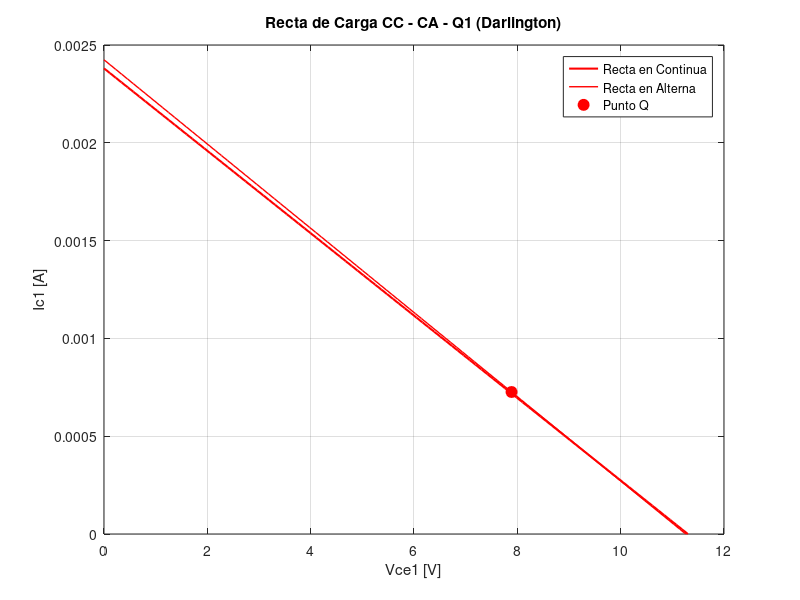
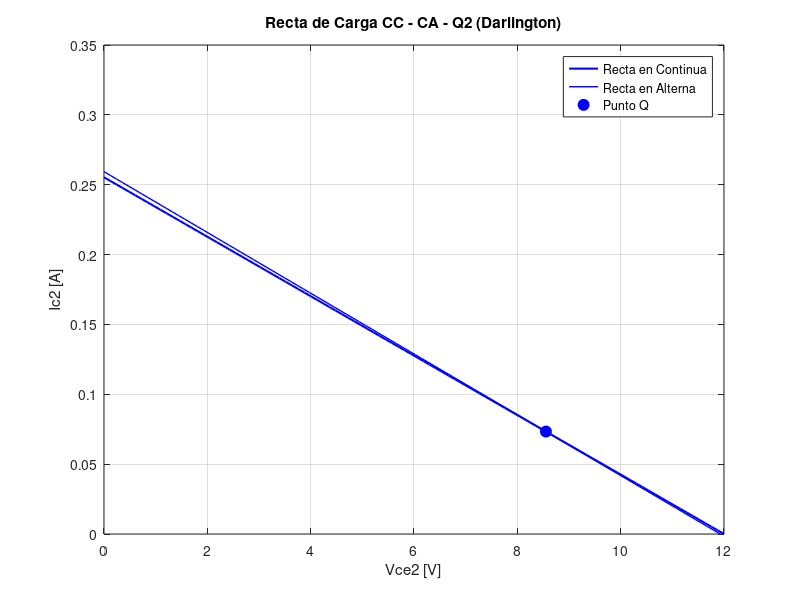
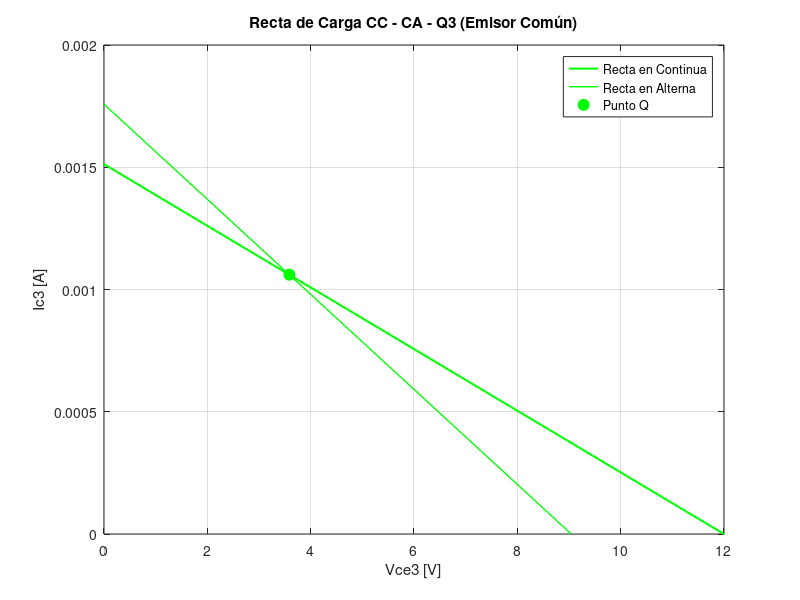
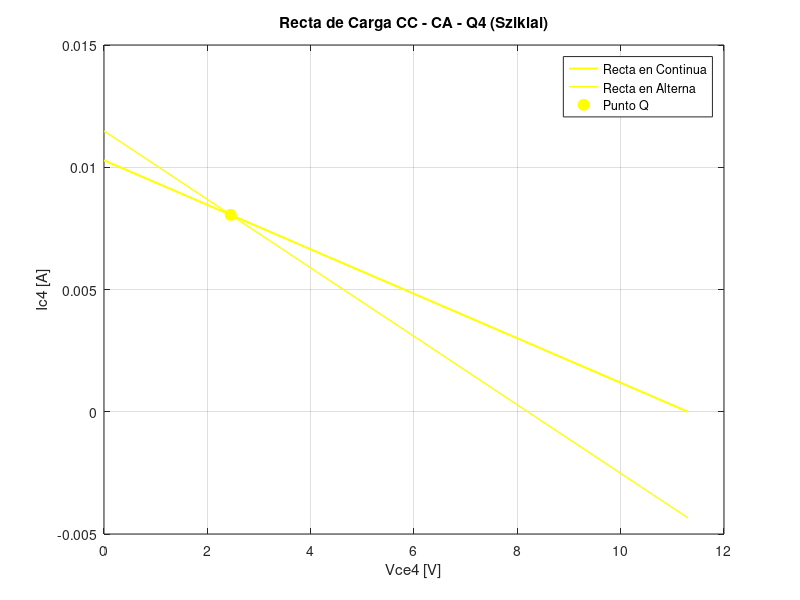

The MATLAB script that drew these images, in order:
clear all, close all, clc

Vcc = 12;
Bn = 100;
Bp = 100;
Rbd = 1000000;
Red = 47;
R1e = 120000;
R2e = 27000;
Rce = 6800;
Ree = 1200;
R1s = 47000;
R2s = 100000;
Rcb = 100;
Res = 10;
Ro  = 75/10;
Rl  = 8;
Vbb = (Vcc*R2e)/(R2e+R1e);
Rbb = (R1e*R2e)/(R1e+R2e);
a   = Bn/(Bn+1);
Vbbn = (Vcc*R2s)/(R1s+R2s);
Rbbn = (R1s*R2s)/(R1s+R2s);

   %%% POLARIZACIÓN %%%

   % Darlington

% e1 Ibq1*0 + Icq1*0 + Ieq1*0 + Vceq1*0 + Ibq2*0 + Icq2*0 + Ieq2*Red + Vceq2 = Vcc
% e2 Ibq1*0 + Icq1*0 + Ieq1*Bn*Red + Vceq1 + Ibq2*0 + Icq2*0 + Ieq2*0 + Vceq2*0 = Vcc-0.7
% e3 Ibq1*Rbd + Icq1*0 + Ieq1*Bn*Red + Vceq1*0 + Ibq2*0 + Icq2*0 + Ieq2*0 + Vceq2*0 = Vcc-1.4
% e4 Ibq1*Bn + Icq1*-1 + Ieq1*0 + Vceq1*0 + Ibq2*0 + Icq2*0 + Ieq2*0 + Vceq2*0 = 0
% e5 Ibq1*0 + Icq1*0 + Ieq1*0 + Vceq1*0 + Ibq2*Bn + Icq2*-1 + Ieq2*0 + Vceq2*0 = 0
% e6 Ibq1*0 + Icq1*0 + Ieq1 + Vceq1*0 + Ibq2*-1 + Icq2*0 + Ieq2*0 + Vceq2*0 = 0
% e7 Ibq1*-1 + Icq1*-1 + Ieq1 + Vceq1*0 + Ibq2*0 + Icq2*0 + Ieq2*0 + Vceq2*0 = 0
% e8 Ibq1*0 + Icq1*0 + Ieq1*0 + Vceq1*0 + Ibq2*-1 + Icq2*-1 + Ieq2 + Vceq2*0 = 0

Q1 = zeros(8, 8);
S1 = zeros(8, 1);

%e1
Q1(1, 7) = Red;
Q1(1, 8) = 1;
%e2
Q1(2, 3) = Bn*Red;
Q1(2, 4) = 1;
%e3
Q1(3, 1) = Rbd;
Q1(3, 3) = Bn*Red;
%e4
Q1(4, 1) = Bn;
Q1(4, 2) = -1;
%e5
Q1(5, 5) = Bn;
Q1(5, 6) = -1;
%e6
Q1(6, 3) = 1;
Q1(6, 5) = -1;
%e7
Q1(7, 1) = -1;
Q1(7, 2) = -1;
Q1(7, 3) = 1;
%e8
Q1(8, 5) = -1;
Q1(8, 6) = -1;
Q1(8, 7) = 1;

S1(1) = Vcc;
S1(2) = Vcc - 0.7;
S1(3) = Vcc - 1.4;

%[Ibq1, Icq1, Ieq1, Vceq1, Ibq2, Icq2, Ieq2, Vceq2]
R1 = Q1\S1;

   %Emisor común

##   eq1 = Ibeq*Rbb + Iceq*0 + Ieeq*Ree + Vceq*0 == Vbb - 7/10;
##   eq2 = Ibeq*0 + Iceq*Rce  + Ieeq*Ree + Vceeq  == Vcc;
##   eq3 = Ibeq*B - Iceq + Ieeq*0 + Vceq*0 == 0;
##   eq4 = -Ibeq - Iceq + Ieeq + Vcea*0 == 0;

Q2 = zeros(4,4);
S2 = zeros(4,1);

%eq1
Q2(1, 1) = Rbb;
Q2(1, 3) = Ree;
%eq2
Q2(2, 2) = Rce;
Q2(2, 3) = Ree;
Q2(2, 4) = 1;
%e3
Q2(3, 1) = Bn;
Q2(3, 2) = -1;
%e4
Q2(4, 1) = -1;
Q2(4, 2) = -1;
Q2(4, 3) = 1;

S2(1) = Vbb-0.7;
S2(2) = Vcc;

% Ibeq Iceq Ieeq Vceq
R2 = Q2\S2;

   %Sziklai

       % Ibnq Icnq Ienq Vceqs Ibpq Icpq Iepq Vecqs
% eq1: Ibnq*0 + Icnq*0 + Ienq*Res + Vceqs*0 + Ibpq*0 + Icpq*Res + Iepq*0 + Vecqs   = Vcc
% eq2: Ibnq*0 + Icnq*0 + Ienq*Res + Vceqs   + Ibpq*Rcb + Icpq*Res + Iepq*0 + Vecqs*0 = Vcc - 7/10
% eq3: Ibnq*Rbbn + Icnq*0 + Ienq*Res + Vceqs*0+ Ibpq*0 + Icpq*Res + Iepq*0 + Vecqs*0  = Vbbn - 7/10
% eq4: Ibnq*Bn - Icnq = 0
% eq5: Ibpq*Bp - Icpq = 0
% eq6: -Icnq + Ibpq = 0
% eq7: -Ibnq - Icnq + Ienq = 0
% eq8: -Ibpq - Icpq + Iepq = 0

Q3 = zeros(8, 8);
S3 = zeros(8, 1);

%eq1
Q3(1, 3) = Res;
Q3(1, 6) = Res;
Q3(1, 8) = 1;
%eq2
Q3(2, 3) = Res;
Q3(2, 4) = 1;
Q3(2, 5) = Rcb;
Q3(2, 6) = Res;
%eq3
Q3(3, 1) = Rbbn;
Q3(3, 3) = Res;
Q3(3, 6) = Res;
%eq4
Q3(4, 1) = Bn;
Q3(4, 2) = -1;
%eq5
Q3(5, 5) = Bp;
Q3(5, 6) = -1;
%eq6
Q3(6, 2) = -1;
Q3(6, 5) = 1;
%eq7
Q3(7, 5) = -1;
Q3(7, 6) = -1;
Q3(7, 7) = 1;
%eq8
Q3(8, 1) = -1;
Q3(8, 2) = -1;
Q3(8, 3) = 1;

S3(1) = Vcc;
S3(2) = Vcc - 0.7;
S3(3) = Vcc - 1.4;

R3 = Q3\S3;

Vt = 25/1000;
disp("");
hie1 = double((Vt*Bn)/(R1(2)))
disp("");
hie2 = double((Vt*Bn)/R1(6))
disp("");
hie3 = double((Vt*Bn)/R2(2))
disp("");
hie4 = double((Vt*Bn)/R3(2))
disp("");
hie5 = double((Vt*Bp)/R3(6))

Vcc = 12;
ZiEC = 2129.5; % Impedancia de entrada del amplificador Em Com
ZiSz = 2.1131e+04; % Impedancia de entrada del amplificador Sziklai

% Rectas de carga

%Gráfico Transistor Q1
x1 = linspace(0, Vcc-0.7, 100);
Ic1 = (Vcc-0.7)/((Bn+1)*Red) - x1/((Bn+1)*Red);
Rca1 = (Bn+1)/(1/Red + 1/ZiEC);
x2 = linspace(0, R1(3)*Rca1+R1(4), 100);
ic1 = R1(3) - 1/Rca1 *(x2 - R1(4));

figure(1);
plot(x1, Ic1, 'r', 'LineWidth', 1.5);
hold on;
plot(x2, ic1, 'r', 'LineWidth', 1);
hold on;
%Punto Q
plot(R1(4), R1(3), 'ro', 'markersize', 8, 'markerfacecolor', 'r');
legend('Recta en Continua', 'Recta en Alterna', 'Punto Q');
title('Recta de Carga CC - CA - Q1 (Darlington)');
xlabel('Vce1 [V]'); ylabel('Ic1 [A]');
grid on;
hold off;

%Gráfico Transistor Q2
x3 = linspace(0, Vcc, 100);
Ic2 = Vcc/Red - x3/Red;
Rca2 = 1/((1/Red+1/ZiEC));
x4 = linspace(0, R1(7)*Rca2+R1(8), 100);
ic2 = R1(7) - 1/Rca2 *(x4 - R1(8));

figure(2);
plot(x3, Ic2, 'b', 'LineWidth', 1.5);
hold on;
plot(x4, ic2, 'b', 'LineWidth', 1);
hold on;
%Punto Q
plot(R1(8), R1(7), 'bo', 'markersize', 8, 'markerfacecolor', 'b');
legend('Recta en Continua', 'Recta en Alterna', 'Punto Q');
title('Recta de Carga CC - CA - Q2 (Darlington)');
xlabel('Vce2 [V]'); ylabel('Ic2 [A]');
grid on;
hold off;

%Gráfico Transistor Q3
x5 = linspace(0, Vcc, 100);
Rcc3 = Ree + (Bn*Rce)/(Bn+1);
Ic3 = Vcc/Rcc3 - x5/Rcc3;
Rca3 = 1/(1/Rce+1/ZiSz);
x6 = linspace(0, R2(3)*Rca3+R2(4), 100);
ic3 = R2(3) - (x6 - R2(4))/Rca3;

figure(3);
plot(x5, Ic3, 'g', 'LineWidth', 1.5);
hold on;
plot(x6, ic3, 'g', 'LineWidth', 1);
hold on;
%Punto Q
plot(R2(4), R2(3), 'go', 'markersize', 8, 'markerfacecolor', 'g');
legend('Recta en Continua', 'Recta en Alterna', 'Punto Q');
title('Recta de Carga CC - CA - Q3 (Emisor Común)');
xlabel('Vce3 [V]'); ylabel('Ic3 [A]');
grid on;
hold off;

%Gráfico Transistor Q4
x7 = linspace(0, Vcc-0.7, 100);
Ic4 = ((1+Bn)*(Vcc-0.7-x7))/(Res*(Bn*Bp+Bn+1)+Bn*Rcb);
Rca4 = ((1/(1/Res + 1/(Ro+Rl)))*(Bn*Bp+Bn+1)+Bn*Rcb)/Bn;
ic4 = R3(3)-(x7-R3(4))/Rca4;

figure(4);
plot(x7, Ic4, 'y', 'LineWidth', 1.5);
hold on;
plot(x7, ic4, 'y', 'LineWidth', 1);
hold on;
%Punto Q
plot(R3(4), R3(3), 'yo', 'markersize', 8, 'markerfacecolor', 'y');
legend('Recta en Continua', 'Recta en Alterna', 'Punto Q');
title('Recta de Carga CC - CA - Q4 (Sziklai)');
xlabel('Vce4 [V]'); ylabel('Ic4 [A]');
grid on;
hold off;

%Gráfico Transistor Q5
x8 = linspace(0, Vcc, 100);
Ic5 = (Bn*(1+Bp)*(Vcc-x8))/(Res*(Bn*Bp+Bn+1));
Rca5 = ((1/(1/Res + 1/(Ro+Rl)))*(Bn*Bp+Bn+1))/(Bn*(Bp+1));
ic5 = R3(7) - (x8-R3(8))/Rca5;

figure(5);
plot(x8, Ic5, 'm', 'LineWidth', 1.5);
hold on;
plot(x8, ic5, 'm', 'LineWidth', 1);
hold on;
%Punto Q
plot(R3(8), R3(7), 'mo', 'markersize', 8, 'markerfacecolor', 'm');
legend('Recta en Continua', 'Recta en Alterna', 'Punto Q');
title('Recta de Carga CC - CA - Q5 (Sziklai)');
xlabel('Vce3 [V]'); ylabel('Ic3 [A]');
grid on;
hold off;

disp("");
disp('    TENSIONES CORRIENTE Y POTENCIAS     ');
disp("");
disp('Amplificador Darlington');
disp('');
disp('Q1');
disp("Ibq1 = ");
disp(double(R1(1)));
disp("Icq1 = ");
disp(double(R1(2)));
disp("Ieq1 = ");
disp(double(R1(3)));
disp("Vceq1 = ");
disp(double(R1(4)));
VbD1 = R1(7)*Red+1.4
VcD1 = Vcc
VeD1 = R1(7)*Red+0.7
VceD1 = VcD1-VeD1
PD1 = R1(3)*R1(4)
disp('Q2');
disp("Ibq2 = ");
disp(double(R1(5)));
disp("Icq2 = ");
disp(double(R1(6)));
disp("Ieq2 = ");
disp(double(R1(7)));
disp("Vceq2 = ");
disp(double(R1(8)));
VbD2 = VeD1
VcD2 = Vcc
VeD2 = R1(7)*Red
VceD2 = VcD2-VeD2
PD2 = R1(7)*R1(8)
disp("");
disp('Amplificador Emisor Común');
disp("");
disp('Q3');
disp("Ibeq = ");
disp(double(R2(1)));
disp("Iceq = ");
disp(double(R2(2)));
disp("Ieeq = ");
disp(double(R2(3)));
disp("Vceeq = ");
disp(double(R2(4)));
VbE = Vbb
VcE = R2(3)*Ree+R2(4)
VeE = R2(3)*Ree
VceE = VcE-VeE
PEC = R2(3)*R2(4)
disp("");
disp('Amplificador Sziklai');
disp("");
disp('Q4');
disp("Ibnq = ");
disp(double(R3(1)));
disp("Icnq = ");
disp(double(R3(2)));
disp("Ienq = ");
disp(double(R3(3)));
disp("Vceqs = ");
disp(double(R3(4)));
VbS1 = Vbbn
VcS1 = (R3(3)+R3(6))*Res+R3(4)
VeS1 = (R3(3)+R3(6))*Res
VceS1 = VcS1-VeS1
PS1 = R3(3)*R3(4)
disp('Q5');
disp("Ibpq = ");
disp(double(R3(5)));
disp("Icpq = ");
disp(double(R3(6)));
disp("Iepq = ");
disp(double(R3(7)));
disp("Vecqs = ");
disp(double(R3(8)));
VbS2 = VcS1
VcS2 = VeS1
VeS2 = Vcc
VecS2 = VeS2-VcS2
PS2 = R3(7)*R3(8)

disp("");
disp('Resistencias');
PRbd = R1(1)^2*Rbd
PRed = R1(7)^2*Red
IR1e = Vcc/(R1e+R2e);
PR1e = IR1e^2*R1e
IR2e = IR1e-R2(1);
PR2e = IR2e^2*R2e
PRce = R2(2)^2*Rce
PRee = R2(3)^2*Ree
IR1s = Vcc/(R1s+R2s);
PR1s = IR1s^2*R1s
IR2s = IR1s-R3(1);
PR2s = IR2s^2*R2s
PRes = (R3(3)+R3(6))^2*Res
PRcb = (R3(5))^2*Rcb
vi = 10e-3; %10 mV
Av = 111.798542;
vo = vi*Av;
IRo = vo/(Ro+Rl); % = IRl
PRo = IRo^2*Ro
PRl = IRo^2*Rl
